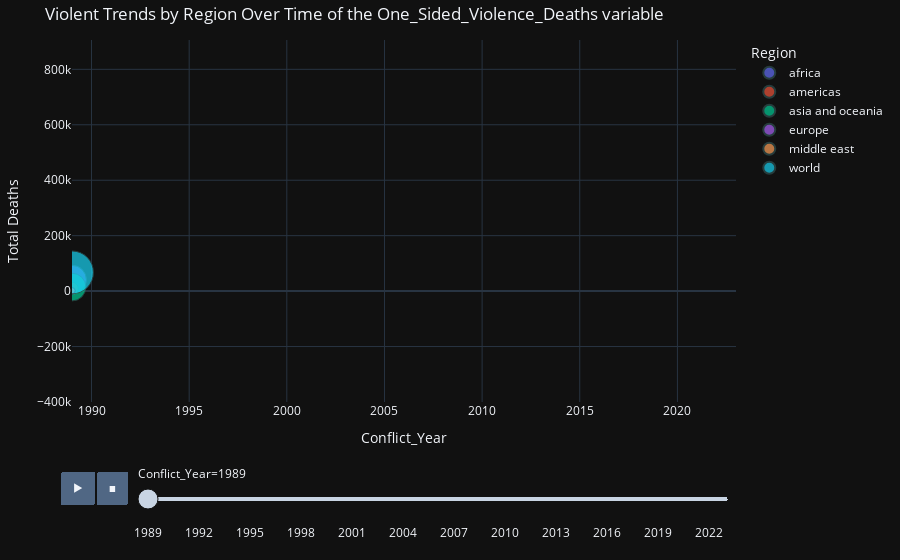

Notebook cell for this chart:
### Markdown cell above
# 📊 Advanced Data Visualization with Plotly: Animating Conflict Trends Over Time 🌐📈
---

### Code cell
options = {
    "1": "One_Sided_Violence_Deaths",
    "2": "Non_State_Actor_Violence",
    "3": "Intrastate_Conflict_Deaths",
    "4": "Interstate_War_Deaths",
    "5": "total_deaths"
}

while True:
    question = input("""Please enter the appropriate number for the variable whose annual change you are curious about:
    
    "1": "One_Sided_Violence_Deaths",
    "2": "Non_State_Actor_Violence",
    "3": "Intrastate_Conflict_Deaths",
    "4": "Interstate_War_Deaths",
    "5": "total_deaths"

""")
    if question in options:
        variable_of_interest = options[question]
        break
    else:
        print("You made the wrong choice, please try again and make the correct choice.")


# Grouping data to validate multidimensional trend analysis
trends_data = conflict_data.groupby(["Conflict_Year", "Region"])[
    ["One_Sided_Violence_Deaths", "Non_State_Actor_Violence", "Intrastate_Conflict_Deaths", "Interstate_War_Deaths", "total_deaths"]
].sum().reset_index()


# Plotly animation for trend analysis
print("🎥 Exploring Trends Across Regions and Years:")
fig = px.scatter(
    trends_data,
    x="Conflict_Year",
    y="total_deaths",
    size=variable_of_interest,
    color="Region",
    hover_name="Region",
    animation_frame="Conflict_Year",
    animation_group="Region",
    title= f"Violent Trends by Region Over Time of the {variable_of_interest.title()} variable",
    template="plotly_dark",
    range_x=[trends_data['Conflict_Year'].min(), trends_data['Conflict_Year'].max()],
    range_y=[-400000, trends_data['total_deaths'].max() * 1.1],  # Increased Y-axis range for better visibility
    size_max=300  # Increased max bubble size
)

# Customize layout
fig.update_layout(
    xaxis=dict(title="Conflict_Year", type="linear"),
    yaxis=dict(title="Total Deaths", type="linear"),  
    legend=dict(title="Region"),
    margin=dict(l=40, r=40, t=40, b=40),
    hovermode="closest"
)

# Customize animation settings
fig.update_traces(marker=dict(line=dict(width=1, color='DarkSlateGrey')))

fig.show()

### Figure 1 — Plotly figure (JSON) as saved in the notebook; plotly's stock layout.template omitted (floating-point values rounded to 4 significant figures)
{"data": [{"hovertemplate": "<b>%{hovertext}</b><br><br>Region=africa<br>Conflict_Year=%{x}<br>total_deaths=%{y}<br>One_Sided_Violence_Deaths=%{marker.size}<extra></extra>", "hovertext": ["africa"], "ids": ["africa"], "legendgroup": "africa", "marker": {"color": "#636efa", "line": {"color": "DarkSlateGrey", "width": 1}, "size": [3598], "sizemode": "area", "sizeref": 8.663, "symbol": "circle"}, "mode": "markers", "name": "africa", "orientation": "v", "showlegend": true, "type": "scatter", "x": [1989], "xaxis": "x", "y": [41012], "yaxis": "y"}, {"hovertemplate": "<b>%{hovertext}</b><br><br>Region=americas<br>Conflict_Year=%{x}<br>total_deaths=%{y}<br>One_Sided_Violence_Deaths=%{marker.size}<extra></extra>", "hovertext": ["americas"], "ids": ["americas"], "legendgroup": "americas", "marker": {"color": "#EF553B", "line": {"color": "DarkSlateGrey", "width": 1}, "size": [699], "sizemode": "area", "sizeref": 8.663, "symbol": "circle"}, "mode": "markers", "name": "americas", "orientation": "v", "showlegend": true, "type": "scatter", "x": [1989], "xaxis": "x", "y": [9414], "yaxis": "y"}, {"hovertemplate": "<b>%{hovertext}</b><br><br>Region=asia and oceania<br>Conflict_Year=%{x}<br>total_deaths=%{y}<br>One_Sided_Violence_Deaths=%{marker.size}<extra></extra>", "hovertext": ["asia and oceania"], "ids": ["asia and oceania"], "legendgroup": "asia and oceania", "marker": {"color": "#00cc96", "line": {"color": "DarkSlateGrey", "width": 1}, "size": [3338], "sizemode": "area", "sizeref": 8.663, "symbol": "circle"}, "mode": "markers", "name": "asia and oceania", "orientation": "v", "showlegend": true, "type": "scatter", "x": [1989], "xaxis": "x", "y": [14570], "yaxis": "y"}, {"hovertemplate": "<b>%{hovertext}</b><br><br>Region=europe<br>Conflict_Year=%{x}<br>total_deaths=%{y}<br>One_Sided_Violence_Deaths=%{marker.size}<extra></extra>", "hovertext": ["europe"], "ids": ["europe"], "legendgroup": "europe", "marker": {"color": "#ab63fa", "line": {"color": "DarkSlateGrey", "width": 1}, "size": [199], "sizemode": "area", "sizeref": 8.663, "symbol": "circle"}, "mode": "markers", "name": "europe", "orientation": "v", "showlegend": true, "type": "scatter", "x": [1989], "xaxis": "x", "y": [625], "yaxis": "y"}, {"hovertemplate": "<b>%{hovertext}</b><br><br>Region=middle east<br>Conflict_Year=%{x}<br>total_deaths=%{y}<br>One_Sided_Violence_Deaths=%{marker.size}<extra></extra>", "hovertext": ["middle east"], "ids": ["middle east"], "legendgroup": "middle east", "marker": {"color": "#FFA15A", "line": {"color": "DarkSlateGrey", "width": 1}, "size": [158], "sizemode": "area", "sizeref": 8.663, "symbol": "circle"}, "mode": "markers", "name": "middle east", "orientation": "v", "showlegend": true, "type": "scatter", "x": [1989], "xaxis": "x", "y": [1725], "yaxis": "y"}, {"hovertemplate": "<b>%{hovertext}</b><br><br>Region=world<br>Conflict_Year=%{x}<br>total_deaths=%{y}<br>One_Sided_Violence_Deaths=%{marker.size}<extra></extra>", "hovertext": ["world"], "ids": ["world"], "legendgroup": "world", "marker": {"color": "#19d3f3", "line": {"color": "DarkSlateGrey", "width": 1}, "size": [7992], "sizemode": "area", "sizeref": 8.663, "symbol": "circle"}, "mode": "markers", "name": "world", "orientation": "v", "showlegend": true, "type": "scatter", "x": [1989], "xaxis": "x", "y": [67346], "yaxis": "y"}], "layout": {"hovermode": "closest", "legend": {"itemsizing": "constant", "title": {"text": "Region"}, "tracegroupgap": 0}, "margin": {"b": 40, "l": 40, "r": 40, "t": 40}, "sliders": [{"active": 0, "currentvalue": {"prefix": "Conflict_Year="}, "len": 0.9, "pad": {"b": 10, "t": 60}, "steps": [{"args": [["1989"], {"frame": {"duration": 0, "redraw": false}, "fromcurrent": true, "mode": "immediate", "transition": {"duration": 0, "easing": "linear"}}], "label": "1989", "method": "animate"}, {"args": [["1990"], {"frame": {"duration": 0, "redraw": false}, "fromcurrent": true, "mode": "immediate", "transition": {"duration": 0, "easing": "linear"}}], "label": "1990", "method": "animate"}, {"args": [["1991"], {"frame": {"duration": 0, "redraw": false}, "fromcurrent": true, "mode": "immediate", "transition": {"duration": 0, "easing": "linear"}}], "label": "1991", "method": "animate"}, {"args": [["1992"], {"frame": {"duration": 0, "redraw": false}, "fromcurrent": true, "mode": "immediate", "transition": {"duration": 0, "easing": "linear"}}], "label": "1992", "method": "animate"}, {"args": [["1993"], {"frame": {"duration": 0, "redraw": false}, "fromcurrent": true, "mode": "immediate", "transition": {"duration": 0, "easing": "linear"}}], "label": "1993", "method": "animate"}, {"args": [["1994"], {"frame": {"duration": 0, "redraw": false}, "fromcurrent": true, "mode": "immediate", "transition": {"duration": 0, "easing": "linear"}}], "label": "1994", "method": "animate"}, {"args": [["1995"], {"frame": {"duration": 0, "redraw": false}, "fromcurrent": true, "mode": "immediate", "transition": {"duration": 0, "easing": "linear"}}], "label": "1995", "method": "animate"}, {"args": [["1996"], {"frame": {"duration": 0, "redraw": false}, "fromcurrent": true, "mode": "immediate", "transition": {"duration": 0, "easing": "linear"}}], "label": "1996", "method": "animate"}, {"args": [["1997"], {"frame": {"duration": 0, "redraw": false}, "fromcurrent": true, "mode": "immediate", "transition": {"duration": 0, "easing": "linear"}}], "label": "1997", "method": "animate"}, {"args": [["1998"], {"frame": {"duration": 0, "redraw": false}, "fromcurrent": true, "mode": "immediate", "transition": {"duration": 0, "easing": "linear"}}], "label": "1998", "method": "animate"}, {"args": [["1999"], {"frame": {"duration": 0, "redraw": false}, "fromcurrent": true, "mode": "immediate", "transition": {"duration": 0, "easing": "linear"}}], "label": "1999", "method": "animate"}, {"args": [["2000"], {"frame": {"duration": 0, "redraw": false}, "fromcurrent": true, "mode": "immediate", "transition": {"duration": 0, "easing": "linear"}}], "label": "2000", "method": "animate"}, {"args": [["2001"], {"frame": {"duration": 0, "redraw": false}, "fromcurrent": true, "mode": "immediate", "transition": {"duration": 0, "easing": "linear"}}], "label": "2001", "method": "animate"}, {"args": [["2002"], {"frame": {"duration": 0, "redraw": false}, "fromcurrent": true, "mode": "immediate", "transition": {"duration": 0, "easing": "linear"}}], "label": "2002", "method": "animate"}, {"args": [["2003"], {"frame": {"duration": 0, "redraw": false}, "fromcurrent": true, "mode": "immediate", "transition": {"duration": 0, "easing": "linear"}}], "label": "2003", "method": "animate"}, {"args": [["2004"], {"frame": {"duration": 0, "redraw": false}, "fromcurrent": true, "mode": "immediate", "transition": {"duration": 0, "easing": "linear"}}], "label": "2004", "method": "animate"}, {"args": [["2005"], {"frame": {"duration": 0, "redraw": false}, "fromcurrent": true, "mode": "immediate", "transition": {"duration": 0, "easing": "linear"}}], "label": "2005", "method": "animate"}, {"args": [["2006"], {"frame": {"duration": 0, "redraw": false}, "fromcurrent": true, "mode": "immediate", "transition": {"duration": 0, "easing": "linear"}}], "label": "2006", "method": "animate"}, {"args": [["2007"], {"frame": {"duration": 0, "redraw": false}, "fromcurrent": true, "mode": "immediate", "transition": {"duration": 0, "easing": "linear"}}], "label": "2007", "method": "animate"}, {"args": [["2008"], {"frame": {"duration": 0, "redraw": false}, "fromcurrent": true, "mode": "immediate", "transition": {"duration": 0, "easing": "linear"}}], "label": "2008", "method": "animate"}, {"args": [["2009"], {"frame": {"duration": 0, "redraw": false}, "fromcurrent": true, "mode": "immediate", "transition": {"duration": 0, "easing": "linear"}}], "label": "2009", "method": "animate"}, {"args": [["2010"], {"frame": {"duration": 0, "redraw": false}, "fromcurrent": true, "mode": "immediate", "transition": {"duration": 0, "easing": "linear"}}], "label": "2010", "method": "animate"}, {"args": [["2011"], {"frame": {"duration": 0, "redraw": false}, "fromcurrent": true, "mode": "immediate", "transition": {"duration": 0, "easing": "linear"}}], "label": "2011", "method": "animate"}, {"args": [["2012"], {"frame": {"duration": 0, "redraw": false}, "fromcurrent": true, "mode": "immediate", "transition": {"duration": 0, "easing": "linear"}}], "label": "2012", "method": "animate"}, {"args": [["2013"], {"frame": {"duration": 0, "redraw": false}, "fromcurrent": true, "mode": "immediate", "transition": {"duration": 0, "easing": "linear"}}], "label": "2013", "method": "animate"}, {"args": [["2014"], {"frame": {"duration": 0, "redraw": false}, "fromcurrent": true, "mode": "immediate", "transition": {"duration": 0, "easing": "linear"}}], "label": "2014", "method": "animate"}, {"args": [["2015"], {"frame": {"duration": 0, "redraw": false}, "fromcurrent": true, "mode": "immediate", "transition": {"duration": 0, "easing": "linear"}}], "label": "2015", "method": "animate"}, {"args": [["2016"], {"frame": {"duration": 0, "redraw": false}, "fromcurrent": true, "mode": "immediate", "transition": {"duration": 0, "easing": "linear"}}], "label": "2016", "method": "animate"}, {"args": [["2017"], {"frame": {"duration": 0, "redraw": false}, "fromcurrent": true, "mode": "immediate", "transition": {"duration": 0, "easing": "linear"}}], "label": "2017", "method": "animate"}, {"args": [["2018"], {"frame": {"duration": 0, "redraw": false}, "fromcurrent": true, "mode": "immediate", "transition": {"duration": 0, "easing": "linear"}}], "label": "2018", "method": "animate"}, {"args": [["2019"], {"frame": {"duration": 0, "redraw": false}, "fromcurrent": true, "mode": "immediate", "transition": {"duration": 0, "easing": "linear"}}], "label": "2019", "method": "animate"}, {"args": [["2020"], {"frame": {"duration": 0, "redraw": false}, "fromcurrent": true, "mode": "immediate", "transition": {"duration": 0, "easing": "linear"}}], "label": "2020", "method": "animate"}, {"args": [["2021"], {"frame": {"duration": 0, "redraw": false}, "fromcurrent": true, "mode": "immediate", "transition": {"duration": 0, "easing": "linear"}}], "label": "2021", "method": "animate"}, {"args": [["2022"], {"frame": {"duration": 0, "redraw": false}, "fromcurrent": true, "mode": "immediate", "transition": {"duration": 0, "easing": "linear"}}], "label": "2022", "method": "animate"}, {"args": [["2023"], {"frame": {"duration": 0, "redraw": false}, "fromcurrent": true, "mode": "immediate", "transition": {"duration": 0, "easing": "linear"}}], "label": "2023", "method": "animate"}], "x": 0.1, "xanchor": "left", "y": 0, "yanchor": "top"}], "title": {"text": "Violent Trends by Region Over Time of the One_Sided_Violence_Deaths variable"}, "updatemenus": [{"buttons": [{"args": [null, {"frame": {"duration": 500, "redraw": false}, "fromcurrent": true, "mode": "immediate", "transition": {"duration": 500, "easing": "linear"}}], "label": "&#9654;", "method": "animate"}, {"args": [[null], {"frame": {"duration": 0, "redraw": false}, "fromcurrent": true, "mode": "immediate", "transition": {"duration": 0, "easing": "linear"}}], "label": "&#9724;", "method": "animate"}], "direction": "left", "pad": {"r": 10, "t": 70}, "showactive": false, "type": "buttons", "x": 0.1, "xanchor": "right", "y": 0, "yanchor": "top"}], "xaxis": {"anchor": "y", "categoryarray": [1989, 1990, 1991, 1992, 1993, 1994, 1995, 1996, 1997, 1998, 1999, 2000, 2001, 2002, 2003, 2004, 2005, 2006, 2007, 2008, 2009, 2010, 2011, 2012, 2013, 2014, 2015, 2016, 2017, 2018, 2019, 2020, 2021, 2022, 2023], "categoryorder": "array", "domain": [0, 1], "range": [1989, 2023], "title": {"text": "Conflict_Year"}, "type": "linear"}, "yaxis": {"anchor": "x", "domain": [0, 1], "range": [-400000, 905800.0], "title": {"text": "Total Deaths"}, "type": "linear"}}}
